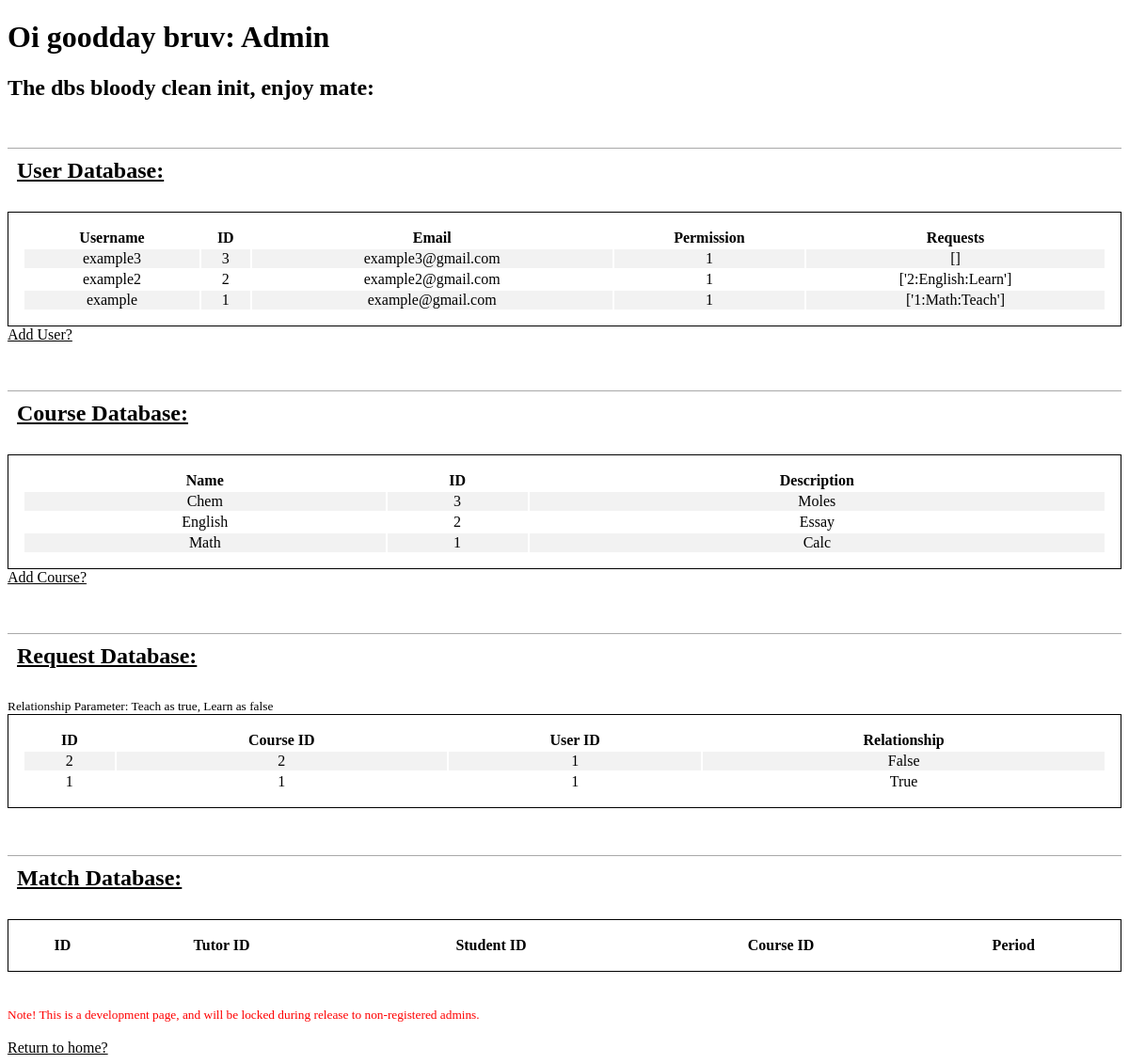
The page /admin on the database its author committed.
### PeerTutor/models.py (models this page shows, shortened)
class User(db.Model, UserMixin):
    __tablename__ = 'user'
    id = db.Column(db.Integer, primary_key=True)
    username = db.Column(db.String(20), unique=True, nullable=False)
    email = db.Column(db.String(120), unique=True, nullable=False)
    password = db.Column(db.String(60), nullable=False)
    permission = db.Column(db.Integer, default='1')
    grade = db.Column(db.Integer, nullable=False)
    date_joined = db.Column(db.DateTime, nullable=False, default=datetime.utcnow)
    gradeLevels = db.Column(db.String(120), default="8,9,10,11,12") #8 means all middle school
    schedule = db.relationship('Schedule', backref='user', lazy=True)
    requests = db.relationship('CourseRequest', backref='user', lazy=True)

class CourseRequest(db.Model):
    __tablename__ = 'courseRequest'
    id = db.Column(db.Integer, primary_key=True)
    user_id = db.Column(db.Integer, db.ForeignKey('user.id'), nullable=False)
    course_id = db.Column(db.Integer, nullable=False)
    relationship = db.Column('relationship', db.Boolean, nullable=False)
    date_added = db.Column(db.DateTime, nullable=False, default=datetime.utcnow)

class Course(db.Model):
    __tablename__ = 'course'
    id = db.Column(db.Integer, primary_key=True)
    name = db.Column(db.String(20), unique=True, nullable=False)
    description = db.Column(db.Text, nullable=False)

### PeerTutor/admin/routes.py (the view)
@admin.route("/admin")
def adminPage():
    users = User.query.order_by(User.date_joined.desc()).all()
    courses = Course.query.order_by(Course.id.desc()).all()
    requests = CourseRequest.query.order_by(CourseRequest.id.desc()).all()
    matches = Match.query.order_by(Match.id.desc()).all()
    return render_template('/admin.html', users=users, courses=courses,
        get_user_requests=get_user_requests, requests=requests, extract=extract,
        matches=matches)

### PeerTutor/admin/utils.py (called while the page is built)
def get_user_requests(user):
    requests = CourseRequest.query.filter_by(user=user).all()
    array_requests = []
    for request in requests:
        relationship = request.relationship
        if relationship == True:
            teachOrLearn = "Teach"
        else:
            teachOrLearn = "Learn"
        array_requests.append(str(request.id) + ":" + Course.query.get(request.id).name + ":" + teachOrLearn)
    return array_requests

### PeerTutor/templates/admin.html (shortened to what this page needs)
{% extends 'base.html' %}
{% block content %}
    <h1> Oi goodday bruv: Admin </h1>
    <h2> The dbs bloody clean init, enjoy mate: </h2>
    <h2 class="admin-table-title"> User Database: </h2>
    <table class="admin-table">
        <tr>
            <th> Username </th>
            <th> ID </th>
            <th> Email </th>
            <th> Permission </th>
            <th> Requests </th>
        </tr>
        {% for user in users %}
            <tr>
                <td> {{ user.username }} </td>
                <td> {{ user.id }} </td>
                <td> {{ user.email }} </td>
                <td> {{ user.permission }} </td>
                <td> {{ get_user_requests(user) }} </td>
            </tr>
        {% endfor %}
    </table>
    <a class="development-link" href="{{ url_for('admin.addUser')}}"> Add User? </a>
    <h2 class="admin-table-title"> Course Database: </h2>
    <table class="admin-table">
        <tr>
            <th> Name </th>
            <th> ID </th>
            <th> Description </th>
        </tr>
        {% for course in courses %}
            <tr>
                <td> {{ course.name }} </td>
                <td> {{ course.id }} </td>
                <td> {{ course.description }} </td>
            </tr>
        {% endfor %}
    </table>
    <a class="development-link" href="{{ url_for('admin.addCourse')}}"> Add Course? </a>
    <br>
    <h2 class="admin-table-title"> Request Database: </h2>
    <small>
        Relationship Parameter: Teach as true, Learn as false
    </small>
    <table class="admin-table">
        <tr>
            <th> ID </th>
            <th> Course ID </th>
            <th> User ID </th>
            <th> Relationship </th>
        </tr>
        {% for request in requests %}
            <tr>
                <td> {{ request.id }} </td>
                <td> {{ request.user_id }} </td>
                <td> {{ request.course_id }} </td>
                <td> {{ request.relationship}} </td>
            </tr>
        {% endfor %}
    </table>
    <h2 class="admin-table-title"> Match Database: </h2>
    <table class="admin-table">
        <tr>
            <th> ID </th>
            <th> Tutor ID </th>
            <th> Student ID </th>
            <th> Course ID </th>
            <th> Period </th>
        </tr>
    </table>
    <br> <br>
    <small style="color:red">
        Note! This is a development page, and will be locked during release to non-registered admins.
    </small>
    <br> <br>
    <a class="development-link" href="{{url_for('main.home')}}"> Return to home? </a>
{% endblock %}

### PeerTutor/templates/base.html (shortened to what this page needs)
<!DOCTYPE html>
<html lang="en">
<head>
    <link rel="stylesheet" type="text/css" href="{{ url_for('static', filename='main.css') }}">
</head>
<body>
    <main role="main" class="#">
        <div class="#">
        <div class="#">
            {% block content %}{% endblock %}
        </div>
</body>

### PeerTutor/static/main.css (style rules this page uses)
.admin-table { border: 1px solid black; width: 100%; text-align: center; padding: 15px; }
tr { border-bottom: 1px solid black; border-right: 1px solid black; }
tr:nth-child(even) { background-color: #f2f2f2; }
.admin-table-title { text-decoration: underline; border-top: 1px solid darkgrey; margin-top: 50px; padding:10px; }
.development-link { color: black; }

### rows shown on the page
User: username "example3", id "3", email "example3@gmail.com", permission "1", get_user_requests "[]"
User: username "example2", id "2", email "example2@gmail.com", permission "1"
CourseRequest: relationship+id "['2:English:Learn']", id "2", user_id "2", course_id "1", relationship "False"
User: username "example", id "1", email "example@gmail.com", permission "1"
CourseRequest: relationship+id "['1:Math:Teach']", id "1", user_id "1", course_id "1", relationship "True"
Course: name "Chem", id "3", description "Moles"
Course: name "English", id "2", description "Essay"
Course: name "Math", id "1", description "Calc"
